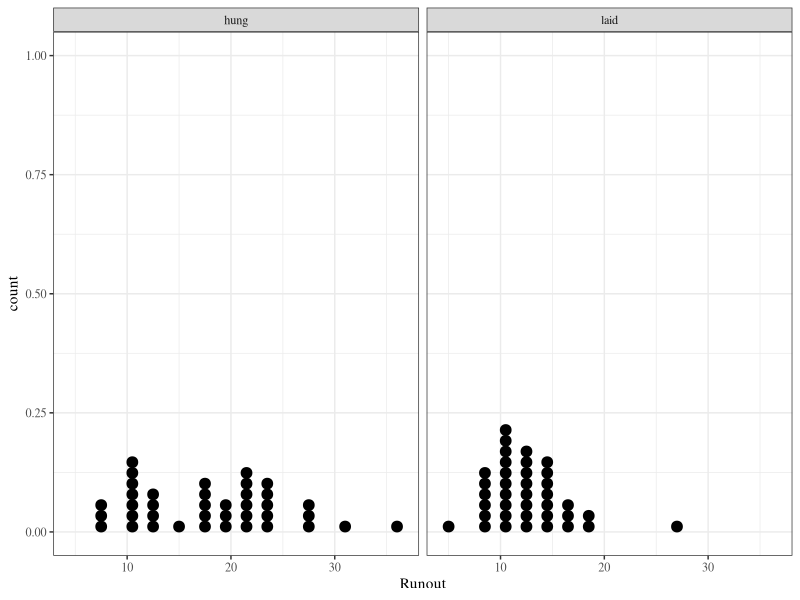

Source code (R):
## ---- chunk 1
library(knitr)
library(tidyverse)
library(xtable)
library(ggplot2)

knitr::opts_chunk$set(echo=FALSE, message=FALSE, fig.height = 3)
theme_set(theme_bw(base_family = "serif"))
## ---- chunk 2
gears <- read_csv("../../data/gears.csv")
## ---- chunk 3
gears %>%
  group_by(Arrangement) %>%
  summarise(Values = paste(Runout, collapse = ", ")) %>%
  spread(Arrangement, Values) %>%
  xtable(align = c("c", "p{1in}", "p{1in}"), caption = "Thrust face runouts (.0001 in.)") %>%
  print(include.rownames = FALSE)
## ---- chunk 4
gears %>%
  ggplot() +
  geom_dotplot(aes(Runout)) +
  facet_wrap(~Arrangement)
